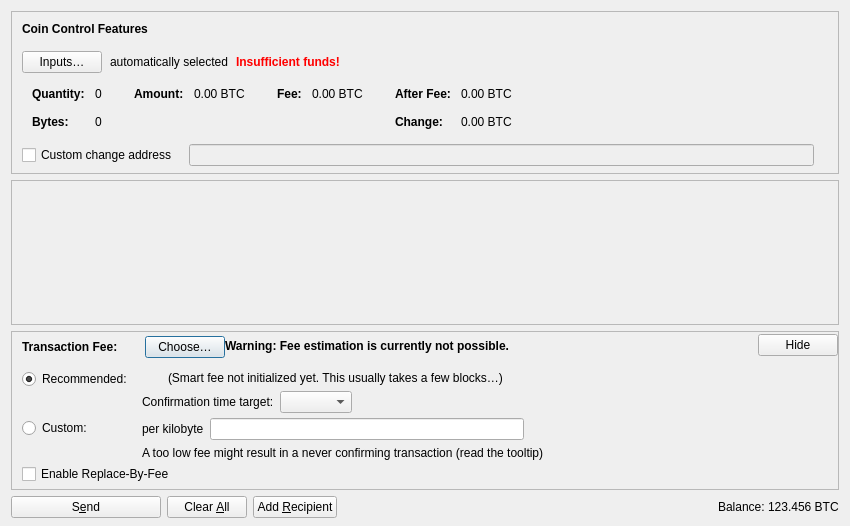
<?xml version="1.0" encoding="UTF-8"?>
<ui version="4.0">
 <class>SendCoinsDialog</class>
 <widget class="QDialog" name="SendCoinsDialog">
  <property name="geometry">
   <rect>
    <x>0</x>
    <y>0</y>
    <width>850</width>
    <height>526</height>
   </rect>
  </property>
  <property name="windowTitle">
   <string>Send Coins</string>
  </property>
  <layout class="QVBoxLayout" name="verticalLayout" stretch="0,1,0,0">
   <property name="bottomMargin">
    <number>8</number>
   </property>
   <item>
    <widget class="QFrame" name="frameCoinControl">
     <property name="sizePolicy">
      <sizepolicy hsizetype="Expanding" vsizetype="Expanding">
       <horstretch>0</horstretch>
       <verstretch>0</verstretch>
      </sizepolicy>
     </property>
     <property name="maximumSize">
      <size>
       <width>16777215</width>
       <height>16777215</height>
      </size>
     </property>
     <property name="frameShape">
      <enum>QFrame::StyledPanel</enum>
     </property>
     <property name="frameShadow">
      <enum>QFrame::Sunken</enum>
     </property>
     <layout class="QVBoxLayout" name="verticalLayoutCoinControl2">
      <property name="spacing">
       <number>0</number>
      </property>
      <property name="leftMargin">
       <number>0</number>
      </property>
      <property name="topMargin">
       <number>0</number>
      </property>
      <property name="rightMargin">
       <number>0</number>
      </property>
      <property name="bottomMargin">
       <number>6</number>
      </property>
      <item>
       <layout class="QVBoxLayout" name="verticalLayoutCoinControl" stretch="0,0,0,0,1">
        <property name="spacing">
         <number>0</number>
        </property>
        <property name="leftMargin">
         <number>10</number>
        </property>
        <property name="topMargin">
         <number>10</number>
        </property>
        <item>
         <layout class="QHBoxLayout" name="horizontalLayoutCoinControl1">
          <property name="bottomMargin">
           <number>15</number>
          </property>
          <item>
           <widget class="QLabel" name="labelCoinControlFeatures">
            <property name="sizePolicy">
             <sizepolicy hsizetype="Preferred" vsizetype="Maximum">
              <horstretch>0</horstretch>
              <verstretch>0</verstretch>
             </sizepolicy>
            </property>
            <property name="font">
             <font>
              <weight>75</weight>
              <bold>true</bold>
             </font>
            </property>
            <property name="styleSheet">
             <string notr="true">font-weight:bold;</string>
            </property>
            <property name="text">
             <string>Coin Control Features</string>
            </property>
           </widget>
          </item>
         </layout>
        </item>
        <item>
         <layout class="QHBoxLayout" name="horizontalLayoutCoinControl2" stretch="0,0,0,0">
          <property name="spacing">
           <number>8</number>
          </property>
          <property name="bottomMargin">
           <number>10</number>
          </property>
          <item>
           <widget class="QPushButton" name="pushButtonCoinControl">
            <property name="styleSheet">
             <string notr="true"/>
            </property>
            <property name="text">
             <string>Inputs…</string>
            </property>
            <property name="autoDefault">
             <bool>false</bool>
            </property>
           </widget>
          </item>
          <item>
           <widget class="QLabel" name="labelCoinControlAutomaticallySelected">
            <property name="text">
             <string>automatically selected</string>
            </property>
            <property name="margin">
             <number>5</number>
            </property>
           </widget>
          </item>
          <item>
           <widget class="QLabel" name="labelCoinControlInsuffFunds">
            <property name="font">
             <font>
              <weight>75</weight>
              <bold>true</bold>
             </font>
            </property>
            <property name="styleSheet">
             <string notr="true">color:red;font-weight:bold;</string>
            </property>
            <property name="text">
             <string>Insufficient funds!</string>
            </property>
            <property name="margin">
             <number>5</number>
            </property>
           </widget>
          </item>
          <item>
           <spacer name="horizontalSpacerCoinControl">
            <property name="orientation">
             <enum>Qt::Horizontal</enum>
            </property>
            <property name="sizeHint" stdset="0">
             <size>
              <width>40</width>
              <height>1</height>
             </size>
            </property>
           </spacer>
          </item>
         </layout>
        </item>
        <item>
         <widget class="QWidget" name="widgetCoinControl" native="true">
          <property name="sizePolicy">
           <sizepolicy hsizetype="Preferred" vsizetype="Preferred">
            <horstretch>0</horstretch>
            <verstretch>0</verstretch>
           </sizepolicy>
          </property>
          <property name="minimumSize">
           <size>
            <width>0</width>
            <height>0</height>
           </size>
          </property>
          <property name="styleSheet">
           <string notr="true"/>
          </property>
          <layout class="QHBoxLayout" name="horizontalLayoutCoinControl5">
           <property name="leftMargin">
            <number>0</number>
           </property>
           <property name="topMargin">
            <number>0</number>
           </property>
           <property name="rightMargin">
            <number>0</number>
           </property>
           <property name="bottomMargin">
            <number>0</number>
           </property>
           <item>
            <layout class="QHBoxLayout" name="horizontalLayoutCoinControl3" stretch="0,0,0,1">
             <property name="spacing">
              <number>20</number>
             </property>
             <property name="topMargin">
              <number>0</number>
             </property>
             <property name="bottomMargin">
              <number>10</number>
             </property>
             <item>
              <layout class="QFormLayout" name="formLayoutCoinControl1">
               <property name="labelAlignment">
                <set>Qt::AlignLeft|Qt::AlignVCenter</set>
               </property>
               <property name="horizontalSpacing">
                <number>10</number>
               </property>
               <property name="verticalSpacing">
                <number>14</number>
               </property>
               <property name="leftMargin">
                <number>10</number>
               </property>
               <property name="topMargin">
                <number>4</number>
               </property>
               <property name="rightMargin">
                <number>6</number>
               </property>
               <item row="0" column="0">
                <widget class="QLabel" name="labelCoinControlQuantityText">
                 <property name="font">
                  <font>
                   <weight>75</weight>
                   <bold>true</bold>
                  </font>
                 </property>
                 <property name="text">
                  <string>Quantity:</string>
                 </property>
                 <property name="margin">
                  <number>0</number>
                 </property>
                </widget>
               </item>
               <item row="0" column="1">
                <widget class="QLabel" name="labelCoinControlQuantity">
                 <property name="cursor">
                  <cursorShape>IBeamCursor</cursorShape>
                 </property>
                 <property name="contextMenuPolicy">
                  <enum>Qt::ActionsContextMenu</enum>
                 </property>
                 <property name="text">
                  <string notr="true">0</string>
                 </property>
                 <property name="margin">
                  <number>0</number>
                 </property>
                 <property name="textInteractionFlags">
                  <set>Qt::LinksAccessibleByMouse|Qt::TextSelectableByKeyboard|Qt::TextSelectableByMouse</set>
                 </property>
                </widget>
               </item>
               <item row="1" column="0">
                <widget class="QLabel" name="labelCoinControlBytesText">
                 <property name="font">
                  <font>
                   <weight>75</weight>
                   <bold>true</bold>
                  </font>
                 </property>
                 <property name="text">
                  <string>Bytes:</string>
                 </property>
                </widget>
               </item>
               <item row="1" column="1">
                <widget class="QLabel" name="labelCoinControlBytes">
                 <property name="cursor">
                  <cursorShape>IBeamCursor</cursorShape>
                 </property>
                 <property name="contextMenuPolicy">
                  <enum>Qt::ActionsContextMenu</enum>
                 </property>
                 <property name="text">
                  <string notr="true">0</string>
                 </property>
                 <property name="textInteractionFlags">
                  <set>Qt::LinksAccessibleByMouse|Qt::TextSelectableByKeyboard|Qt::TextSelectableByMouse</set>
                 </property>
                </widget>
               </item>
              </layout>
             </item>
             <item>
              <layout class="QFormLayout" name="formLayoutCoinControl2">
               <property name="horizontalSpacing">
                <number>10</number>
               </property>
               <property name="verticalSpacing">
                <number>14</number>
               </property>
               <property name="leftMargin">
                <number>6</number>
               </property>
               <property name="topMargin">
                <number>4</number>
               </property>
               <property name="rightMargin">
                <number>6</number>
               </property>
               <item row="0" column="0">
                <widget class="QLabel" name="labelCoinControlAmountText">
                 <property name="font">
                  <font>
                   <weight>75</weight>
                   <bold>true</bold>
                  </font>
                 </property>
                 <property name="text">
                  <string>Amount:</string>
                 </property>
                 <property name="margin">
                  <number>0</number>
                 </property>
                </widget>
               </item>
               <item row="0" column="1">
                <widget class="QLabel" name="labelCoinControlAmount">
                 <property name="cursor">
                  <cursorShape>IBeamCursor</cursorShape>
                 </property>
                 <property name="contextMenuPolicy">
                  <enum>Qt::ActionsContextMenu</enum>
                 </property>
                 <property name="text">
                  <string notr="true">0.00 BTC</string>
                 </property>
                 <property name="textInteractionFlags">
                  <set>Qt::LinksAccessibleByMouse|Qt::TextSelectableByKeyboard|Qt::TextSelectableByMouse</set>
                 </property>
                </widget>
               </item>
              </layout>
             </item>
             <item>
              <layout class="QFormLayout" name="formLayoutCoinControl3">
               <property name="horizontalSpacing">
                <number>10</number>
               </property>
               <property name="verticalSpacing">
                <number>14</number>
               </property>
               <property name="leftMargin">
                <number>6</number>
               </property>
               <property name="topMargin">
                <number>4</number>
               </property>
               <property name="rightMargin">
                <number>6</number>
               </property>
               <item row="0" column="0">
                <widget class="QLabel" name="labelCoinControlFeeText">
                 <property name="font">
                  <font>
                   <weight>75</weight>
                   <bold>true</bold>
                  </font>
                 </property>
                 <property name="text">
                  <string>Fee:</string>
                 </property>
                 <property name="margin">
                  <number>0</number>
                 </property>
                </widget>
               </item>
               <item row="0" column="1">
                <widget class="QLabel" name="labelCoinControlFee">
                 <property name="cursor">
                  <cursorShape>IBeamCursor</cursorShape>
                 </property>
                 <property name="contextMenuPolicy">
                  <enum>Qt::ActionsContextMenu</enum>
                 </property>
                 <property name="text">
                  <string notr="true">0.00 BTC</string>
                 </property>
                 <property name="textInteractionFlags">
                  <set>Qt::LinksAccessibleByMouse|Qt::TextSelectableByKeyboard|Qt::TextSelectableByMouse</set>
                 </property>
                </widget>
               </item>
              </layout>
             </item>
             <item>
              <layout class="QFormLayout" name="formLayoutCoinControl4">
               <property name="labelAlignment">
                <set>Qt::AlignLeft|Qt::AlignVCenter</set>
               </property>
               <property name="horizontalSpacing">
                <number>10</number>
               </property>
               <property name="verticalSpacing">
                <number>14</number>
               </property>
               <property name="leftMargin">
                <number>6</number>
               </property>
               <property name="topMargin">
                <number>4</number>
               </property>
               <property name="rightMargin">
                <number>6</number>
               </property>
               <item row="0" column="0">
                <widget class="QLabel" name="labelCoinControlAfterFeeText">
                 <property name="font">
                  <font>
                   <weight>75</weight>
                   <bold>true</bold>
                  </font>
                 </property>
                 <property name="text">
                  <string>After Fee:</string>
                 </property>
                 <property name="margin">
                  <number>0</number>
                 </property>
                </widget>
               </item>
               <item row="0" column="1">
                <widget class="QLabel" name="labelCoinControlAfterFee">
                 <property name="cursor">
                  <cursorShape>IBeamCursor</cursorShape>
                 </property>
                 <property name="contextMenuPolicy">
                  <enum>Qt::ActionsContextMenu</enum>
                 </property>
                 <property name="text">
                  <string notr="true">0.00 BTC</string>
                 </property>
                 <property name="textInteractionFlags">
                  <set>Qt::LinksAccessibleByMouse|Qt::TextSelectableByKeyboard|Qt::TextSelectableByMouse</set>
                 </property>
                </widget>
               </item>
               <item row="1" column="0">
                <widget class="QLabel" name="labelCoinControlChangeText">
                 <property name="font">
                  <font>
                   <weight>75</weight>
                   <bold>true</bold>
                  </font>
                 </property>
                 <property name="text">
                  <string>Change:</string>
                 </property>
                </widget>
               </item>
               <item row="1" column="1">
                <widget class="QLabel" name="labelCoinControlChange">
                 <property name="cursor">
                  <cursorShape>IBeamCursor</cursorShape>
                 </property>
                 <property name="contextMenuPolicy">
                  <enum>Qt::ActionsContextMenu</enum>
                 </property>
                 <property name="text">
                  <string notr="true">0.00 BTC</string>
                 </property>
                 <property name="textInteractionFlags">
                  <set>Qt::LinksAccessibleByMouse|Qt::TextSelectableByKeyboard|Qt::TextSelectableByMouse</set>
                 </property>
                </widget>
               </item>
              </layout>
             </item>
            </layout>
           </item>
          </layout>
         </widget>
        </item>
        <item>
         <layout class="QHBoxLayout" name="horizontalLayoutCoinControl4" stretch="0,0,0">
          <property name="spacing">
           <number>12</number>
          </property>
          <property name="sizeConstraint">
           <enum>QLayout::SetDefaultConstraint</enum>
          </property>
          <property name="topMargin">
           <number>5</number>
          </property>
          <property name="rightMargin">
           <number>5</number>
          </property>
          <item>
           <widget class="QCheckBox" name="checkBoxCoinControlChange">
            <property name="toolTip">
             <string>If this is activated, but the change address is empty or invalid, change will be sent to a newly generated address.</string>
            </property>
            <property name="text">
             <string>Custom change address</string>
            </property>
           </widget>
          </item>
          <item>
           <widget class="QValidatedLineEdit" name="lineEditCoinControlChange">
            <property name="enabled">
             <bool>false</bool>
            </property>
            <property name="sizePolicy">
             <sizepolicy hsizetype="Expanding" vsizetype="Fixed">
              <horstretch>0</horstretch>
              <verstretch>0</verstretch>
             </sizepolicy>
            </property>
           </widget>
          </item>
          <item>
           <widget class="QLabel" name="labelCoinControlChangeLabel">
            <property name="sizePolicy">
             <sizepolicy hsizetype="Preferred" vsizetype="Expanding">
              <horstretch>0</horstretch>
              <verstretch>0</verstretch>
             </sizepolicy>
            </property>
            <property name="minimumSize">
             <size>
              <width>0</width>
              <height>0</height>
             </size>
            </property>
            <property name="text">
             <string/>
            </property>
            <property name="margin">
             <number>3</number>
            </property>
           </widget>
          </item>
         </layout>
        </item>
        <item>
         <spacer name="verticalSpacerCoinControl">
          <property name="orientation">
           <enum>Qt::Vertical</enum>
          </property>
          <property name="sizeHint" stdset="0">
           <size>
            <width>800</width>
            <height>1</height>
           </size>
          </property>
         </spacer>
        </item>
       </layout>
      </item>
     </layout>
    </widget>
   </item>
   <item>
    <widget class="QScrollArea" name="scrollArea">
     <property name="widgetResizable">
      <bool>true</bool>
     </property>
     <widget class="QWidget" name="scrollAreaWidgetContents">
      <property name="geometry">
       <rect>
        <x>0</x>
        <y>0</y>
        <width>830</width>
        <height>104</height>
       </rect>
      </property>
      <layout class="QVBoxLayout" name="verticalLayout_2" stretch="0,1">
       <property name="leftMargin">
        <number>0</number>
       </property>
       <property name="topMargin">
        <number>0</number>
       </property>
       <property name="rightMargin">
        <number>0</number>
       </property>
       <property name="bottomMargin">
        <number>0</number>
       </property>
       <item>
        <layout class="QVBoxLayout" name="entries">
         <property name="spacing">
          <number>6</number>
         </property>
        </layout>
       </item>
       <item>
        <spacer name="verticalSpacer">
         <property name="orientation">
          <enum>Qt::Vertical</enum>
         </property>
         <property name="sizeHint" stdset="0">
          <size>
           <width>20</width>
           <height>40</height>
          </size>
         </property>
        </spacer>
       </item>
      </layout>
     </widget>
    </widget>
   </item>
   <item>
    <widget class="QFrame" name="frameFee">
     <property name="sizePolicy">
      <sizepolicy hsizetype="Expanding" vsizetype="Expanding">
       <horstretch>0</horstretch>
       <verstretch>0</verstretch>
      </sizepolicy>
     </property>
     <property name="maximumSize">
      <size>
       <width>16777215</width>
       <height>16777215</height>
      </size>
     </property>
     <property name="frameShape">
      <enum>QFrame::StyledPanel</enum>
     </property>
     <property name="frameShadow">
      <enum>QFrame::Sunken</enum>
     </property>
     <layout class="QVBoxLayout" name="verticalLayoutFee1">
      <property name="spacing">
       <number>0</number>
      </property>
      <property name="leftMargin">
       <number>0</number>
      </property>
      <property name="topMargin">
       <number>0</number>
      </property>
      <property name="rightMargin">
       <number>0</number>
      </property>
      <property name="bottomMargin">
       <number>0</number>
      </property>
      <item>
       <layout class="QVBoxLayout" name="verticalLayoutFee2" stretch="0,0,0">
        <property name="spacing">
         <number>0</number>
        </property>
        <property name="leftMargin">
         <number>10</number>
        </property>
        <property name="topMargin">
         <number>0</number>
        </property>
        <item>
         <layout class="QHBoxLayout" name="horizontalLayoutFee1">
          <property name="bottomMargin">
           <number>0</number>
          </property>
          <item>
           <layout class="QVBoxLayout" name="verticalLayoutFee7">
            <property name="spacing">
             <number>0</number>
            </property>
            <item>
             <spacer name="verticalSpacerSmartFee">
              <property name="orientation">
               <enum>Qt::Vertical</enum>
              </property>
              <property name="sizeType">
               <enum>QSizePolicy::Fixed</enum>
              </property>
              <property name="sizeHint" stdset="0">
               <size>
                <width>1</width>
                <height>4</height>
               </size>
              </property>
             </spacer>
            </item>
            <item>
             <layout class="QHBoxLayout" name="horizontalLayoutSmartFee">
              <property name="spacing">
               <number>10</number>
              </property>
              <item>
               <widget class="QLabel" name="labelFeeHeadline">
                <property name="sizePolicy">
                 <sizepolicy hsizetype="Preferred" vsizetype="Maximum">
                  <horstretch>0</horstretch>
                  <verstretch>0</verstretch>
                 </sizepolicy>
                </property>
                <property name="font">
                 <font>
                  <weight>75</weight>
                  <bold>true</bold>
                 </font>
                </property>
                <property name="styleSheet">
                 <string notr="true">font-weight:bold;</string>
                </property>
                <property name="text">
                 <string>Transaction Fee:</string>
                </property>
               </widget>
              </item>
              <item>
               <widget class="QLabel" name="labelFeeMinimized">
                <property name="text">
                 <string/>
                </property>
               </widget>
              </item>
              <item>
               <widget class="QPushButton" name="buttonChooseFee">
                <property name="text">
                 <string>Choose…</string>
                </property>
               </widget>
              </item>
             </layout>
            </item>
            <item>
             <spacer name="verticalSpacer_5">
              <property name="orientation">
               <enum>Qt::Vertical</enum>
              </property>
              <property name="sizeHint" stdset="0">
               <size>
                <width>1</width>
                <height>1</height>
               </size>
              </property>
             </spacer>
            </item>
           </layout>
          </item>
          <item>
           <widget class="QLabel" name="fallbackFeeWarningLabel">
            <property name="toolTip">
             <string>Using the fallbackfee can result in sending a transaction that will take several hours or days (or never) to confirm. Consider choosing your fee manually or wait until you have validated the complete chain.</string>
            </property>
            <property name="font">
            <font>
                <weight>75</weight>
                <bold>true</bold>
            </font>
            </property>
            <property name="text">
             <string>Warning: Fee estimation is currently not possible.</string>
            </property>
            <property name="wordWrap">
             <bool>false</bool>
            </property>
           </widget>
          </item>
          <item>
           <spacer name="horizontalSpacer_4">
            <property name="orientation">
             <enum>Qt::Horizontal</enum>
            </property>
            <property name="sizeType">
             <enum>QSizePolicy::MinimumExpanding</enum>
            </property>
            <property name="sizeHint" stdset="0">
             <size>
              <width>40</width>
              <height>20</height>
             </size>
            </property>
           </spacer>
          </item>
          <item>
           <widget class="QPushButton" name="buttonMinimizeFee">
            <property name="toolTip">
             <string>Hide transaction fee settings</string>
            </property>
            <property name="text">
             <string>Hide</string>
            </property>
           </widget>
          </item>
         </layout>
        </item>
        <item>
         <widget class="QFrame" name="frameFeeSelection">
          <layout class="QVBoxLayout" name="verticalLayoutFee12">
           <property name="spacing">
            <number>0</number>
           </property>
           <property name="leftMargin">
            <number>0</number>
           </property>
           <property name="topMargin">
            <number>0</number>
           </property>
           <property name="rightMargin">
            <number>0</number>
           </property>
           <property name="bottomMargin">
            <number>0</number>
           </property>
           <item>
            <layout class="QGridLayout" name="gridLayoutFee">
             <property name="topMargin">
              <number>10</number>
             </property>
             <property name="bottomMargin">
              <number>4</number>
             </property>
             <property name="horizontalSpacing">
              <number>10</number>
             </property>
             <property name="verticalSpacing">
              <number>4</number>
             </property>
             <item row="1" column="1">
              <layout class="QVBoxLayout" name="verticalLayoutFee8">
               <property name="spacing">
                <number>6</number>
               </property>
               <item>
                <layout class="QHBoxLayout" name="horizontalLayoutFee13">
                 <item>
                  <widget class="QLabel" name="labelCustomPerKilobyte">
                   <property name="toolTip">
                    <string>Specify a custom fee per kB (1,000 bytes) of the transaction's virtual size.

Note:  Since the fee is calculated on a per-byte basis, a fee rate of "100 satoshis per kvB" for a transaction size of 500 virtual bytes (half of 1 kvB) would ultimately yield a fee of only 50 satoshis.</string>
                   </property>
                   <property name="text">
                    <string>per kilobyte</string>
                   </property>
                  </widget>
                 </item>
                 <item>
                  <widget class="BitcoinAmountField" name="customFee"/>
                 </item>
                 <item>
                  <spacer name="horizontalSpacer_6">
                   <property name="orientation">
                    <enum>Qt::Horizontal</enum>
                   </property>
                   <property name="sizeHint" stdset="0">
                    <size>
                     <width>1</width>
                     <height>1</height>
                    </size>
                   </property>
                  </spacer>
                 </item>
                </layout>
               </item>
               <item>
                <layout class="QHBoxLayout" name="horizontalLayoutFee8">
                 <item>
                  <widget class="QLabel" name="labelCustomFeeWarning">
                   <property name="enabled">
                    <bool>true</bool>
                   </property>
                   <property name="toolTip">
                    <string>When there is less transaction volume than space in the blocks, miners as well as relaying nodes may enforce a minimum fee. Paying only this minimum fee is just fine, but be aware that this can result in a never confirming transaction once there is more demand for bitmark transactions than the network can process.</string>
                   </property>
                   <property name="text">
                    <string>A too low fee might result in a never confirming transaction (read the tooltip)</string>
                   </property>
                  </widget>
                 </item>
                 <item>
                  <spacer name="horizontalSpacer_2">
                   <property name="orientation">
                    <enum>Qt::Horizontal</enum>
                   </property>
                   <property name="sizeHint" stdset="0">
                    <size>
                     <width>1</width>
                     <height>1</height>
                    </size>
                   </property>
                  </spacer>
                 </item>
                </layout>
               </item>
              </layout>
             </item>
             <item row="0" column="0">
              <layout class="QVBoxLayout" name="verticalLayoutFee4" stretch="0,1">
               <item>
                <widget class="QRadioButton" name="radioSmartFee">
                 <property name="text">
                  <string>Recommended:</string>
                 </property>
                 <property name="checked">
                  <bool>true</bool>
                 </property>
                 <attribute name="buttonGroup">
                  <string notr="true">groupFee</string>
                 </attribute>
                </widget>
               </item>
               <item>
                <spacer name="verticalSpacer_2">
                 <property name="orientation">
                  <enum>Qt::Vertical</enum>
                 </property>
                 <property name="sizeHint" stdset="0">
                  <size>
                   <width>1</width>
                   <height>1</height>
                  </size>
                 </property>
                </spacer>
               </item>
              </layout>
             </item>
             <item row="1" column="0">
              <layout class="QVBoxLayout" name="verticalLayoutFee9" stretch="0,1">
               <item>
                <widget class="QRadioButton" name="radioCustomFee">
                 <property name="text">
                  <string>Custom:</string>
                 </property>
                 <attribute name="buttonGroup">
                  <string notr="true">groupFee</string>
                 </attribute>
                </widget>
               </item>
               <item>
                <spacer name="verticalSpacer_6">
                 <property name="orientation">
                  <enum>Qt::Vertical</enum>
                 </property>
                 <property name="sizeHint" stdset="0">
                  <size>
                   <width>1</width>
                   <height>1</height>
                  </size>
                 </property>
                </spacer>
               </item>
              </layout>
             </item>
             <item row="0" column="1">
              <layout class="QVBoxLayout" name="verticalLayoutFee3" stretch="0,0,1">
               <property name="spacing">
                <number>6</number>
               </property>
               <property name="topMargin">
                <number>2</number>
               </property>
               <item>
                <layout class="QHBoxLayout" name="horizontalLayoutFee12">
                 <item>
                  <widget class="QLabel" name="labelSmartFee">
                   <property name="text">
                    <string/>
                   </property>
                  </widget>
                 </item>
                 <item>
                  <widget class="QLabel" name="labelFeeEstimation">
                   <property name="text">
                    <string/>
                   </property>
                  </widget>
                 </item>
                 <item>
                  <widget class="QLabel" name="labelSmartFee2">
                   <property name="text">
                    <string>(Smart fee not initialized yet. This usually takes a few blocks…)</string>
                   </property>
                  </widget>
                 </item>
                 <item>
                  <spacer name="horizontalSpacer_5">
                   <property name="orientation">
                    <enum>Qt::Horizontal</enum>
                   </property>
                   <property name="sizeHint" stdset="0">
                    <size>
                     <width>1</width>
                     <height>1</height>
                    </size>
                   </property>
                  </spacer>
                 </item>
                </layout>
               </item>
               <item>
                <layout class="QHBoxLayout" name="horizontalLayoutFee9">
                 <item>
                  <layout class="QVBoxLayout" name="verticalLayoutFee6">
                   <item>
                    <widget class="QLabel" name="labelSmartFee3">
                     <property name="text">
                      <string>Confirmation time target:</string>
                     </property>
                    </widget>
                   </item>
                  </layout>
                 </item>
                 <item>
                  <layout class="QVBoxLayout" name="verticalLayoutFee5">
                   <property name="rightMargin">
                    <number>30</number>
                   </property>
                   <item>
                    <layout class="QHBoxLayout" name="horizontalLayoutConfTarget">
                     <property name="bottomMargin">
                      <number>0</number>
                     </property>
                     <item>
                      <widget class="QComboBox" name="confTargetSelector"/>
                     </item>
                     <item>
                      <spacer name="horizontalSpacerConfTarget">
                       <property name="orientation">
                        <enum>Qt::Horizontal</enum>
                       </property>
                       <property name="sizeHint" stdset="0">
                        <size>
                         <width>40</width>
                         <height>20</height>
                        </size>
                       </property>
                      </spacer>
                     </item>
                    </layout>
                   </item>
                  </layout>
                 </item>
                </layout>
               </item>
               <item>
                <spacer name="verticalSpacer_4">
                 <property name="orientation">
                  <enum>Qt::Vertical</enum>
                 </property>
                 <property name="sizeHint" stdset="0">
                  <size>
                   <width>1</width>
                   <height>1</height>
                  </size>
                 </property>
                </spacer>
               </item>
              </layout>
             </item>
            </layout>
           </item>
           <item>
            <widget class="QCheckBox" name="optInRBF">
             <property name="text">
              <string>Enable Replace-By-Fee</string>
             </property>
             <property name="toolTip">
              <string>With Replace-By-Fee (BIP-125) you can increase a transaction's fee after it is sent. Without this, a higher fee may be recommended to compensate for increased transaction delay risk.</string>
             </property>
            </widget>
           </item>
          </layout>
         </widget>
        </item>
        <item>
         <spacer name="verticalSpacerFee">
          <property name="orientation">
           <enum>Qt::Vertical</enum>
          </property>
          <property name="sizeHint" stdset="0">
           <size>
            <width>40</width>
            <height>5</height>
           </size>
          </property>
         </spacer>
        </item>
       </layout>
      </item>
     </layout>
    </widget>
   </item>
   <item>
    <layout class="QHBoxLayout" name="horizontalLayout">
     <item>
      <widget class="QPushButton" name="sendButton">
       <property name="minimumSize">
        <size>
         <width>150</width>
         <height>0</height>
        </size>
       </property>
       <property name="toolTip">
        <string>Confirm the send action</string>
       </property>
       <property name="text">
        <string>S&amp;end</string>
       </property>
       <property name="icon">
        <iconset resource="../bitcoin.qrc">
         <normaloff>:/icons/send</normaloff>:/icons/send</iconset>
       </property>
       <property name="autoDefault">
        <bool>false</bool>
       </property>
       <property name="default">
        <bool>false</bool>
       </property>
      </widget>
     </item>
     <item>
      <widget class="QPushButton" name="clearButton">
       <property name="sizePolicy">
        <sizepolicy hsizetype="Minimum" vsizetype="Fixed">
         <horstretch>0</horstretch>
         <verstretch>0</verstretch>
        </sizepolicy>
       </property>
       <property name="toolTip">
        <string>Clear all fields of the form.</string>
       </property>
       <property name="text">
        <string>Clear &amp;All</string>
       </property>
       <property name="icon">
        <iconset resource="../bitcoin.qrc">
         <normaloff>:/icons/remove</normaloff>:/icons/remove</iconset>
       </property>
       <property name="autoDefault">
        <bool>false</bool>
       </property>
      </widget>
     </item>
     <item>
      <widget class="QPushButton" name="addButton">
       <property name="toolTip">
        <string>Send to multiple recipients at once</string>
       </property>
       <property name="text">
        <string>Add &amp;Recipient</string>
       </property>
       <property name="icon">
        <iconset resource="../bitcoin.qrc">
         <normaloff>:/icons/add</normaloff>:/icons/add</iconset>
       </property>
       <property name="autoDefault">
        <bool>false</bool>
       </property>
      </widget>
     </item>
     <item>
      <spacer name="horizontalSpacer">
       <property name="orientation">
        <enum>Qt::Horizontal</enum>
       </property>
       <property name="sizeHint" stdset="0">
        <size>
         <width>40</width>
         <height>20</height>
        </size>
       </property>
      </spacer>
     </item>
     <item>
      <layout class="QHBoxLayout" name="horizontalLayout_2">
       <property name="spacing">
        <number>3</number>
       </property>
       <item>
        <widget class="QLabel" name="labelBalanceName">
         <property name="sizePolicy">
          <sizepolicy hsizetype="Preferred" vsizetype="Fixed">
           <horstretch>0</horstretch>
           <verstretch>0</verstretch>
          </sizepolicy>
         </property>
         <property name="text">
          <string>Balance:</string>
         </property>
        </widget>
       </item>
       <item>
        <widget class="QLabel" name="labelBalance">
         <property name="sizePolicy">
          <sizepolicy hsizetype="Preferred" vsizetype="Fixed">
           <horstretch>0</horstretch>
           <verstretch>0</verstretch>
          </sizepolicy>
         </property>
         <property name="cursor">
          <cursorShape>IBeamCursor</cursorShape>
         </property>
         <property name="text">
          <string notr="true">123.456 BTC</string>
         </property>
         <property name="textInteractionFlags">
          <set>Qt::LinksAccessibleByMouse|Qt::TextSelectableByKeyboard|Qt::TextSelectableByMouse</set>
         </property>
        </widget>
       </item>
      </layout>
     </item>
    </layout>
   </item>
  </layout>
 </widget>
 <customwidgets>
  <customwidget>
   <class>QValidatedLineEdit</class>
   <extends>QLineEdit</extends>
   <header>qt/qvalidatedlineedit.h</header>
  </customwidget>
  <customwidget>
   <class>BitcoinAmountField</class>
   <extends>QLineEdit</extends>
   <header>qt/bitcoinamountfield.h</header>
   <container>1</container>
  </customwidget>
 </customwidgets>
 <resources>
  <include location="../bitcoin.qrc"/>
 </resources>
 <connections/>
 <buttongroups>
  <buttongroup name="groupFee"/>
 </buttongroups>
</ui>
